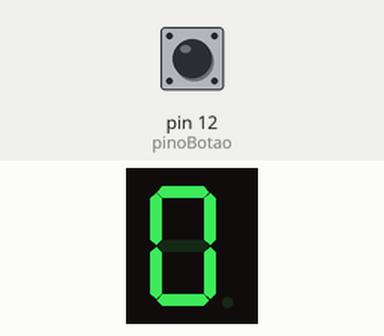
Recording of a sketch running on a simulated Arduino Uno, built with avr-gcc and run on an emulated ATmega328P. Shown: 1-digit seven-segment display. Wiring (inferred from the names in the program): 1-digit 7-segment display, segments lit when HIGH: segments pin 2, pin 3, pin 4, pin 5, pin 6, pin 7, pin 8. The test bench sets the inputs (shaded band); at power-on: pin 12 (pinoBotao) LOW. The segment pins are drawn as the display they are named for.

Above: at 1.2 s.
1.3 s: pin 12 (pinoBotao) pulled HIGH for 1 s
At 1.35 s:
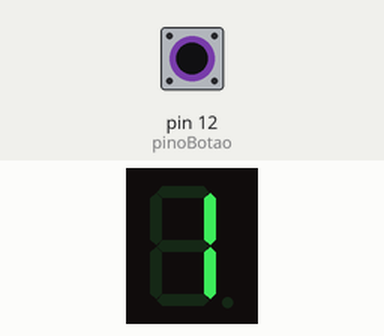
4.3 s: pin 12 (pinoBotao) pulled HIGH for 0.15 s
At 4.9 s:
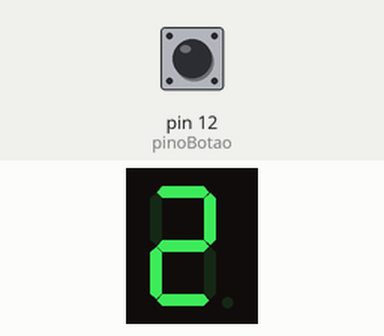
5.9 s: pin 12 (pinoBotao) pulled HIGH for 3.2 s
At 9.7 s:
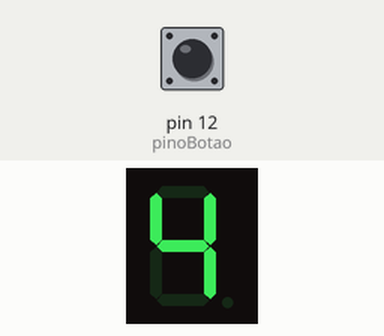
Timing chart, 0 to 11.2 s (numbered marks = the images above; inputs shaded):
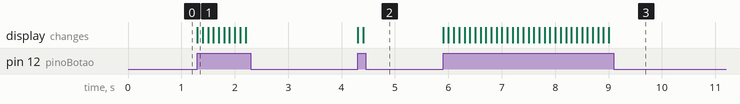

Measured:
- after the input at 1.3 s, the display: changes at once (image 1)
- after the input at 4.3 s, the display: first changes at once (image 2 shows a later state)
- after the input at 5.9 s, the display: first changes at once (image 3 shows a later state)

The sketch:

display_7_segmentos_incremental.ino
```cpp
/*
 * Neste projeto, será utilizado um display de 7 segmentos com cátodo comum.
 * É configurada todos os pinos do LED e analisado a combinação dos LEDs no display para a formação do dígito
 * Quando iniciado o sistema, o display irá aparecer o valor 0
 * Na medida que é apertado o botão, a variável contar e o display acrescentarão 1
 * Quando a variável contar chegar a 10, a variável contar é defiinida a 0, e o display mostrará o dígito 0, reiniciando a contagem.
*/

/*
 * Observar se o display tem como ponto comum o ânodo ou cátodo. Neste protótipo é utilizado o cátodo comum.
 * Caso seja ânodo comum, alterar estado de todos os pinos de HIGH para LOW.
 */

//Declaração de variáveis globais
int contar = 0; // Será a variável que armazenará o valor apresentado no Display

int pinoBotao = 12; // Pino de leitura do botão

int pinoA = 2; // Pino do LED A do Display
int pinoB = 3; // Pino do LED B do Display
int pinoC = 4; // Pino do LED C do Display
int pinoD = 5; // Pino do LED D do Display
int pinoE = 6; // Pino do LED E do Display
int pinoF = 7; // Pino do LED F do Display
int pinoG = 8; // Pino do LED G do Display


void setup()
{
  //Atribuição do pino do botão como entrada
  pinMode(pinoBotao, INPUT);

  //Atribuição do pino do LED A do Display  como saída
  pinMode(pinoA, OUTPUT);

  //Atribuição do pino do LED B do Display  como saída
  pinMode(pinoB, OUTPUT);

  //Atribuição do pino do LED C do Display  como saída
  pinMode(pinoC, OUTPUT);

  //Atribuição do pino do LED D do Display  como saída
  pinMode(pinoD, OUTPUT);

  //Atribuição do pino do LED E do Display  como saída
  pinMode(pinoE, OUTPUT);

  //Atribuição do pino do LED F do Display  como saída
  pinMode(pinoF, OUTPUT);

  //Atribuição do pino do LED G do Display  como saída
  pinMode(pinoG, OUTPUT);
}


void loop()
{
  //Condicional que verifica o estado do Botão. Se o botão for pressionado, acrescenta 1 na variável contar
  if (digitalRead(pinoBotao) == HIGH) {
    //Argumento que acrescenta 1 na variável contar
    contar += 1; //contar = contar + 1

    //Condicional que verifica se contar chegou a 10; Caso chegar, reinicia o valor para 0
    if(contar>=10){
      contar=0;
    }
  }

  //Condicional que verifica se o valor de contar é 0 para apresentar 0 no display
  if (contar == 0) {
      digitalWrite(pinoA, HIGH); //Liga LED A
      digitalWrite(pinoB, HIGH); //Liga LED B
      digitalWrite(pinoC, HIGH); //Liga LED C
      digitalWrite(pinoD, HIGH); //Liga LED D
      digitalWrite(pinoE, HIGH); //Liga LED E
      digitalWrite(pinoF, HIGH); //Liga LED F
      digitalWrite(pinoG, LOW); //Desliga LED G
    }

    //Condicional que verifica se o valor de contar é 1 para apresentar 1 no display
    if (contar == 1) {
      digitalWrite(pinoA, LOW); //Desliga LED A
      digitalWrite(pinoB, HIGH); //Liga LED B
      digitalWrite(pinoC, HIGH); //Liga LED C
      digitalWrite(pinoD, LOW); //Desliga LED D
      digitalWrite(pinoE, LOW); //Desliga LED E
      digitalWrite(pinoF, LOW); //Desliga LED F
      digitalWrite(pinoG, LOW); //Desliga LED G
    }
    if (contar == 2) {
      digitalWrite(pinoA, HIGH); //Liga LED A
      digitalWrite(pinoB, HIGH); //Liga LED B
      digitalWrite(pinoC, LOW); //Desliga LED C
      digitalWrite(pinoD, HIGH); //Liga LED D
      digitalWrite(pinoE, HIGH); //Liga LED E
      digitalWrite(pinoF, LOW); //Desliga LED F
      digitalWrite(pinoG, HIGH); //Liga LED G
    }
  	if (contar == 3) {
      digitalWrite(pinoA, HIGH); //Liga LED A
      digitalWrite(pinoB, HIGH); //Liga LED B
      digitalWrite(pinoC, HIGH); //Liga LED C
      digitalWrite(pinoD, HIGH); //Liga LED D
      digitalWrite(pinoE, LOW); //Desliga LED E
      digitalWrite(pinoF, LOW); //Desliga LED F
      digitalWrite(pinoG, HIGH); //Liga LED G
    }
  	if (contar == 4) {
      digitalWrite(pinoA, LOW); //Desliga LED A
      digitalWrite(pinoB, HIGH); //Liga LED B
      digitalWrite(pinoC, HIGH); //Liga LED C
      digitalWrite(pinoD, LOW); //Desliga LED D
      digitalWrite(pinoE, LOW); //Desliga LED E
      digitalWrite(pinoF, HIGH); //Liga LED F
      digitalWrite(pinoG, HIGH); //Liga LED G
    }
  	if (contar == 5) {
      digitalWrite(pinoA, HIGH); //Liga LED A
      digitalWrite(pinoB, LOW); //Desliga LED B
      digitalWrite(pinoC, HIGH); //Liga LED C
      digitalWrite(pinoD, HIGH); //Liga LED D
      digitalWrite(pinoE, LOW); //Desliga LED E
      digitalWrite(pinoF, HIGH); //Liga LED F
      digitalWrite(pinoG, HIGH); //Liga LED G
    }
   	if (contar == 6) {
      digitalWrite(pinoA, HIGH); //Liga LED A
      digitalWrite(pinoB, LOW); //Desliga LED B
      digitalWrite(pinoC, HIGH); //Liga LED C
      digitalWrite(pinoD, HIGH); //Liga LED D
      digitalWrite(pinoE, HIGH); //Liga LED E
      digitalWrite(pinoF, HIGH); //Liga LED F
      digitalWrite(pinoG, HIGH); //Liga LED G
    }
  	if (contar == 7) {
      digitalWrite(pinoA, HIGH);  //Liga LED A
      digitalWrite(pinoB, HIGH); //Liga LED B
      digitalWrite(pinoC, HIGH); //Liga LED C
      digitalWrite(pinoD, LOW); //Desliga LED D
      digitalWrite(pinoE, LOW); //Desliga LED E
      digitalWrite(pinoF, LOW); //Desliga LED F
      digitalWrite(pinoG, LOW); //Desliga LED G
    }
  	if (contar == 8) {
      digitalWrite(pinoA, HIGH); //Liga LED A
      digitalWrite(pinoB, HIGH); //Liga LED B
      digitalWrite(pinoC, HIGH); //Liga LED C
      digitalWrite(pinoD, HIGH); //Liga LED D
      digitalWrite(pinoE, HIGH); //Liga LED E
      digitalWrite(pinoF, HIGH); //Liga LED F
      digitalWrite(pinoG, HIGH); //Liga LED G
    }
  	if (contar == 9) {
      digitalWrite(pinoA, HIGH); //Liga LED A
      digitalWrite(pinoB, HIGH); //Liga LED B
      digitalWrite(pinoC, HIGH); //Liga LED C
      digitalWrite(pinoD, HIGH); //Liga LED D
      digitalWrite(pinoE, LOW); //Desliga LED E
      digitalWrite(pinoF, HIGH); //Liga LED F
      digitalWrite(pinoG, HIGH); //Liga LED G
    }

  delay(100); // Contagem de tempo dedicada para melhor desempenho do protótipo
}
```
